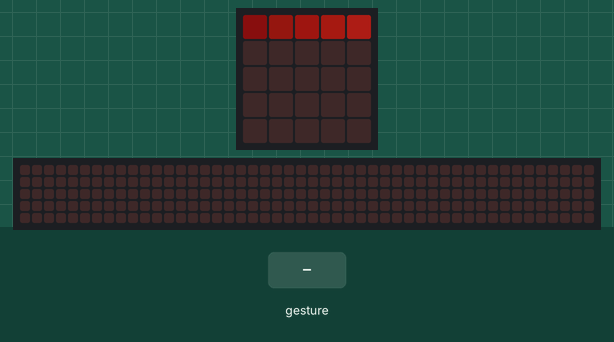
Simulated run of this program. Board: BBC micro:bit (MakeCode). Parts: the board's 5×5 LED display, a strip that is not on the board, showing the scrolling text unrolled. Inputs (shaded band) come from the test bench. Dim RGB values are drawn brighter than linear; a tilt is held for 1.5 s and a shake lasts 1 s, then the board lies face up again; the 48×5 strip is a reading aid, not a part: it shows the text the display is scrolling, unrolled, one strip-width of it at a time.

Above: at 0.5 s.
At 8.7 s:
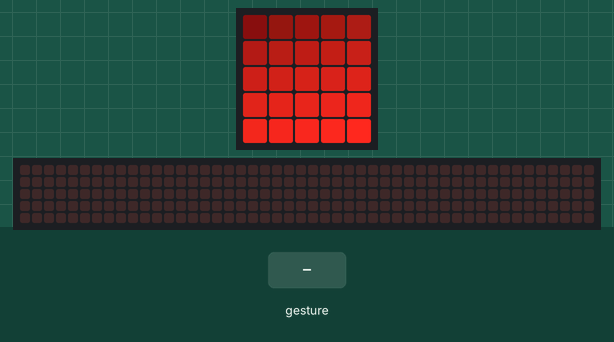
8.8 s: gesture 'shake'
At 10.75 s:
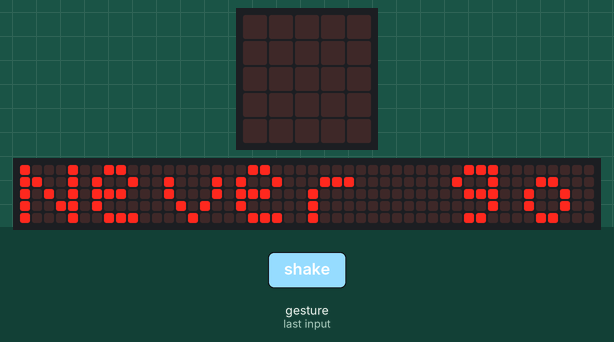
At 19.9 s:
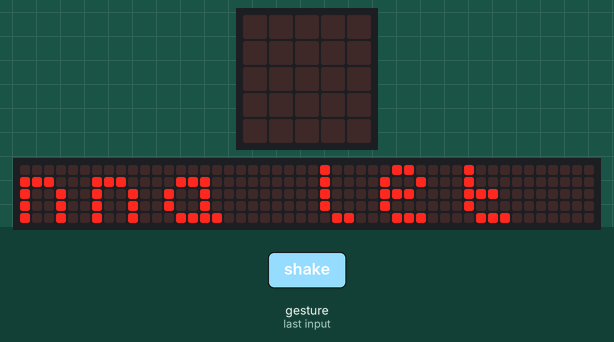

Measured:
- after the input at 8.8 s, the display: changes after 0.20 s (image 2)
- what the display in image 0 shows lasts 1.1 s, from 0.4 s to 1.5 s

The program:

main.ts
```typescript
function edfdfdfyy3wqqqq (a: number) {
    for (let index = 0; index <= 4; index++) {
        led.plotBrightness(index, a, assfa(index, a))
        basic.pause(100)
    }
    if (a == 4) {
        work = true
    }
}
input.onGesture(Gesture.Shake, function () {
    if (!(work)) {
        return
    }
    basic.clearScreen()
    basic.showString("Never gonna give you up", 50)
basic.pause(100)
    basic.showString("Never gonna let you down", 50)
basic.pause(100)
    basic.showString("Never gonna turn around and desert you", 50)
basic.pause(100)
    basic.showString("Never gonna make you cry", 50)
basic.pause(100)
    basic.showString("Never gonna say goodbye", 50)
basic.pause(100)
    basic.showString("Never gonna tell a lie and hurt you", 50)
basic.pause(100)
})
function assfa (x: number, y: number) {
    if (y == 0) {
        return 10 * (x + 1)
    } else if (y == 1) {
        return 51 + 10 * (x + 1)
    } else if (y == 2) {
        return 102 + 10 * (x + 1)
    } else if (y == 3) {
        return 153 + 10 * (x + 1)
    } else if (y == 4) {
        return 204 + 10 * (x + 1)
    } else {
        return 0
    }
}
let work = false
for (let index2 = 0; index2 <= 4; index2++) {
    edfdfdfyy3wqqqq(index2)
    basic.pause(1000)
}
```

test.ts
```typescript
// ide kerülnek a tesztek; a rendszer ezt nem kompilálja, ha a csomagot bővítményként használják.
```
